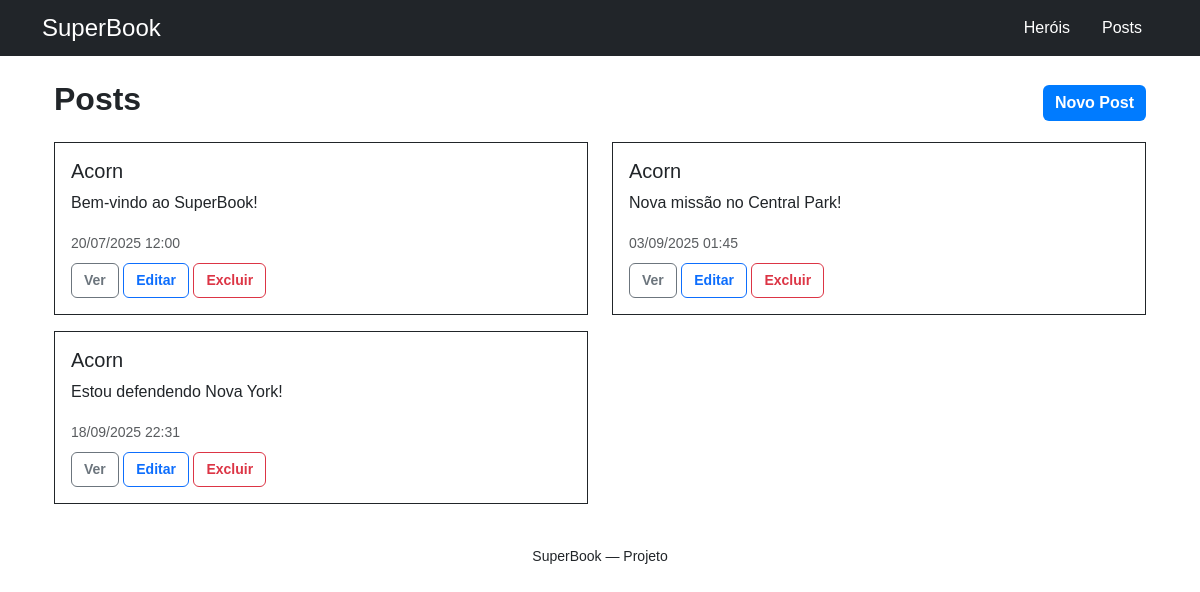
Page /posts/lista/ on the earlier database version.
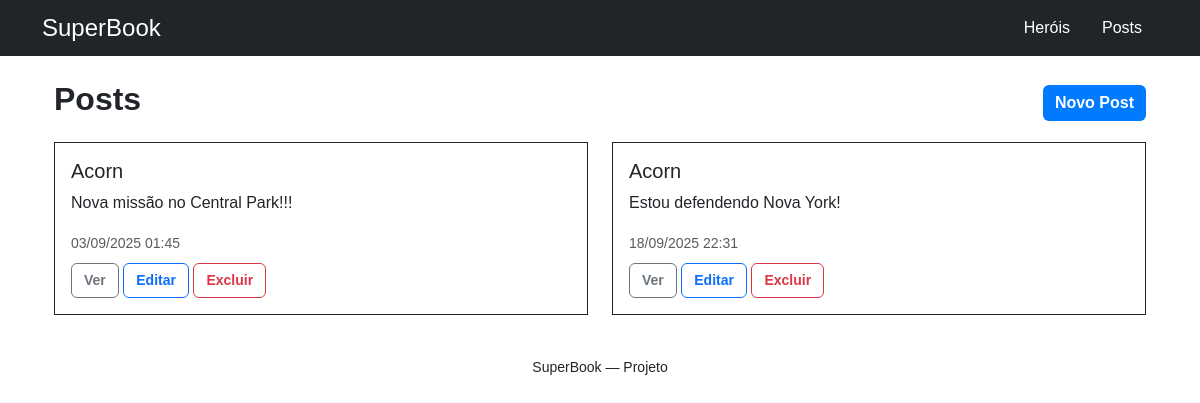
Same page on the later database version.
### posts/models.py (models this page shows, shortened)
class Post(models.Model):
    autor = models.ForeignKey(Hero, on_delete=models.CASCADE, related_name="posts")
    mensagem = models.TextField()
    criado_em = models.DateTimeField(auto_now_add=True)

### heroes/models.py (models this page shows, shortened)
class Hero(models.Model):
    codinome = models.CharField(max_length=50, unique=True)
    nome_real = models.CharField(max_length=100, blank=True, null=True)
    poder_principal = models.CharField(max_length=100)
    cidade = models.CharField(max_length=100)
    historia = models.TextField(blank=True, null=True)
    criado_em = models.DateTimeField(auto_now_add=True)

### posts/views.py (the view)
# urls.py: path('lista/', PostListView.as_view(), name='lista_posts'),           # FBV
class PostListView(ListView):
    model = Post
    template_name = 'posts/lista_posts.html'
    context_object_name = 'posts'
    paginate_by = 12  # opcional

### posts/templates/posts/lista_posts.html (shortened to what this page needs)
{% extends 'base.html' %}
{% block content %}
<div class="container mt-4">
  <div class="d-flex justify-content-between align-items-center mb-3">
    <h2>Posts</h2>
    <a href="{% url 'posts:criar_post' %}" class="btn btn-primary">Novo Post</a>
  </div>
  <div class="row">
    {% for post in posts %}
      <div class="col-md-6">
        <div class="card mb-3 border border-dark" style="border-radius:0;">
          <div class="card-body">
            <h5 class="card-title">{{ post.autor.codinome }}</h5>
            <p class="card-text">{{ post.mensagem|truncatechars:200 }}</p>
            <small class="text-muted">{{ post.criado_em|date:"d/m/Y H:i" }}</small>
            <div class="mt-2">
              <a href="{% url 'posts:detalhe_post' post.pk %}" class="btn btn-sm btn-outline-secondary">Ver</a>
              <a href="{% url 'posts:editar_post' post.pk %}" class="btn btn-sm btn-outline-primary">Editar</a>
              <a href="{% url 'posts:excluir_post' post.pk %}" class="btn btn-sm btn-outline-danger">Excluir</a>
            </div>
          </div>
        </div>
      </div>
    {% empty %}
      <p>Nenhum post encontrado.</p>
    {% endfor %}
  </div>
</div>
{% endblock %}

### superbook/templates/base.html (shortened to what this page needs)
{% load static %}
<!DOCTYPE html>
<html lang="pt-br">
<head>
  <link href="https://cdn.jsdelivr.net/npm/bootstrap@5.3.3/dist/css/bootstrap.min.css" rel="stylesheet">
</head>
<body>
  <header class="bg-dark text-white py-2">
    <div class="container d-flex justify-content-between align-items-center">
      <h1 class="h4 mb-0">SuperBook</h1>
      {% include "partials/menu.html" %}
    </div>
  </header>
  <main class="container mt-4">
    {% block content %}{% endblock %}
  </main>
  <footer class="text-center mt-4 mb-4">
    <small>SuperBook — Projeto</small>
  </footer>
</body>
</html>

### superbook/templates/partials/menu.html
<nav>
  <ul class="nav">
    <li class="nav-item"><a class="nav-link text-white" href="{% url 'lista_herois' %}">Heróis</a></li>
    <li class="nav-item"><a class="nav-link text-white" href="{% url 'posts:lista_posts' %}">Posts</a></li>
  </ul>
</nav>

### superbook/templates/base.html (style rules this page uses)
body { font-family: Arial, Helvetica, sans-serif; font-weight: 500; font-size: 16px; }
h1, h2, h3, h4 { font-weight: 700; }
.btn { font-weight: 600; padding: 6px 12px; border-radius: 6px; }
.btn-primary { background-color: #007bff; border: none; }

Differences in the rows shown:
removed Post: autor.codinome "Acorn", mensagem "Bem-vindo ao SuperBook!", criado_em "20/07/2025 12:00"
changed Post: mensagem "Nova missão no Central Park!" → "Nova missão no Central Park!!!"
